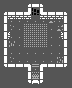

Below is a game level as drawn by its tile map, then a one-line description and the .tmx file that defines it, in full:
An orthogonal 9x11 tile map with 8x8 px tiles, 1 tile layer (Tile Layer 1).

<map version="1.5" tiledversion="1.6.0" orientation="orthogonal" renderorder="right-down" width="9" height="11" tilewidth="8" tileheight="8" infinite="0" nextlayerid="2" nextobjectid="1">
 <tileset firstgid="1" source="bg.tsx" />
 <layer id="1" name="Tile Layer 1" width="9" height="11">
  <data encoding="csv">
1,1,1,17,18,19,1,1,1,
17,18,18,37,15,36,18,18,19,
33,5,5,5,2,5,6,5,35,
33,108,2,9,9,9,2,109,35,
33,65,2,9,9,9,2,66,35,
33,13,2,9,9,9,2,2,35,
33,2,2,2,2,2,2,2,35,
33,108,2,2,2,2,2,14,35,
49,50,50,21,97,20,50,50,51,
1,1,1,33,98,35,1,1,1,
1,1,1,49,99,51,1,1,1
</data>
 </layer>
</map>
